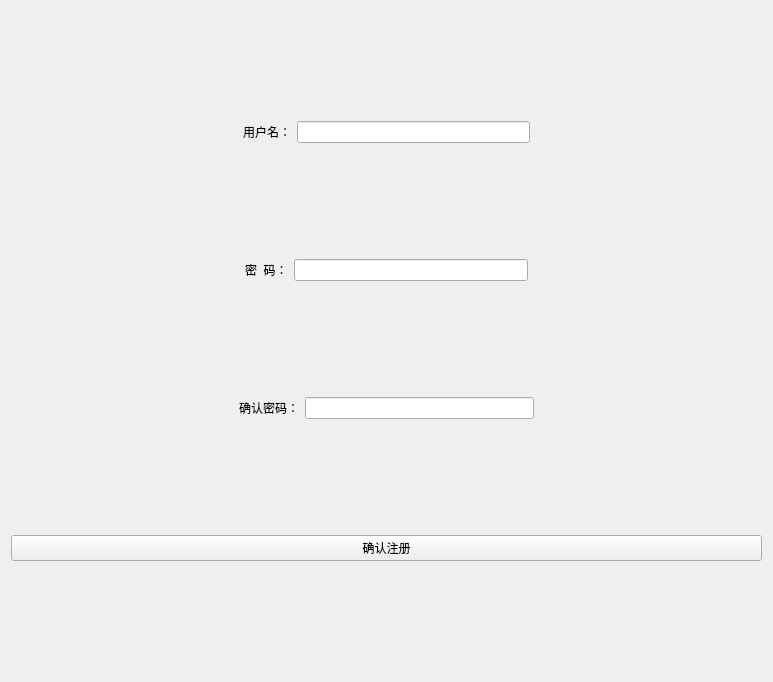
<?xml version="1.0" encoding="UTF-8"?>
<ui version="4.0">
 <class>AdminRegisterWidget</class>
 <widget class="QWidget" name="AdminRegisterWidget">
  <property name="geometry">
   <rect>
    <x>0</x>
    <y>0</y>
    <width>773</width>
    <height>682</height>
   </rect>
  </property>
  <property name="windowTitle">
   <string>Form</string>
  </property>
  <layout class="QVBoxLayout" name="verticalLayout">
   <item>
    <layout class="QHBoxLayout" name="horizontalLayout_4">
     <item>
      <spacer name="horizontalSpacer">
       <property name="orientation">
        <enum>Qt::Horizontal</enum>
       </property>
       <property name="sizeHint" stdset="0">
        <size>
         <width>40</width>
         <height>20</height>
        </size>
       </property>
      </spacer>
     </item>
     <item>
      <widget class="QLabel" name="userLabel">
       <property name="text">
        <string>用户名：</string>
       </property>
      </widget>
     </item>
     <item>
      <widget class="QLineEdit" name="userLineEdit"/>
     </item>
     <item>
      <spacer name="horizontalSpacer_2">
       <property name="orientation">
        <enum>Qt::Horizontal</enum>
       </property>
       <property name="sizeHint" stdset="0">
        <size>
         <width>40</width>
         <height>20</height>
        </size>
       </property>
      </spacer>
     </item>
    </layout>
   </item>
   <item>
    <layout class="QHBoxLayout" name="horizontalLayout_3">
     <item>
      <spacer name="horizontalSpacer_3">
       <property name="orientation">
        <enum>Qt::Horizontal</enum>
       </property>
       <property name="sizeHint" stdset="0">
        <size>
         <width>40</width>
         <height>20</height>
        </size>
       </property>
      </spacer>
     </item>
     <item>
      <widget class="QLabel" name="pwdLabel">
       <property name="text">
        <string>密  码：</string>
       </property>
      </widget>
     </item>
     <item>
      <widget class="QLineEdit" name="pwdLineEdit">
       <property name="echoMode">
        <enum>QLineEdit::Password</enum>
       </property>
      </widget>
     </item>
     <item>
      <spacer name="horizontalSpacer_4">
       <property name="orientation">
        <enum>Qt::Horizontal</enum>
       </property>
       <property name="sizeHint" stdset="0">
        <size>
         <width>40</width>
         <height>20</height>
        </size>
       </property>
      </spacer>
     </item>
    </layout>
   </item>
   <item>
    <layout class="QHBoxLayout" name="horizontalLayout">
     <item>
      <spacer name="horizontalSpacer_5">
       <property name="orientation">
        <enum>Qt::Horizontal</enum>
       </property>
       <property name="sizeHint" stdset="0">
        <size>
         <width>40</width>
         <height>20</height>
        </size>
       </property>
      </spacer>
     </item>
     <item>
      <widget class="QLabel" name="pwdCheckLabel">
       <property name="text">
        <string>确认密码：</string>
       </property>
      </widget>
     </item>
     <item>
      <widget class="QLineEdit" name="pwdCheckLineEdit">
       <property name="echoMode">
        <enum>QLineEdit::Password</enum>
       </property>
      </widget>
     </item>
     <item>
      <spacer name="horizontalSpacer_6">
       <property name="orientation">
        <enum>Qt::Horizontal</enum>
       </property>
       <property name="sizeHint" stdset="0">
        <size>
         <width>40</width>
         <height>20</height>
        </size>
       </property>
      </spacer>
     </item>
    </layout>
   </item>
   <item>
    <widget class="QPushButton" name="confirmBtn">
     <property name="text">
      <string>确认注册</string>
     </property>
    </widget>
   </item>
  </layout>
 </widget>
 <resources/>
 <connections/>
</ui>
